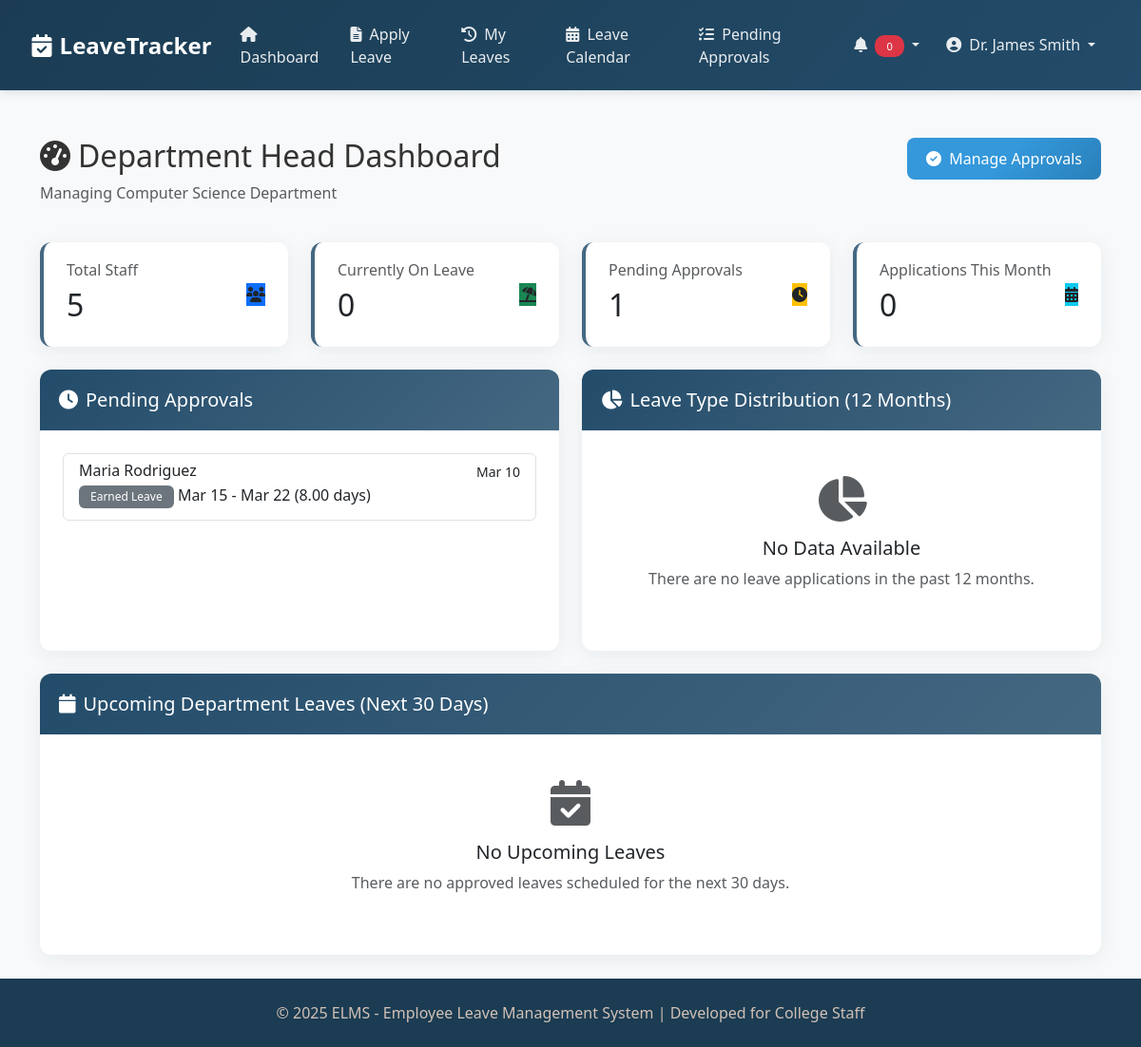
The app's page /index.php (signed in) with its own data.
### tables this page shows
CREATE TABLE IF NOT EXISTS `departments` (
  `id` int(11) NOT NULL AUTO_INCREMENT,
  `name` varchar(100) NOT NULL,
  `code` varchar(20) NOT NULL,
  `head_id` int(11) DEFAULT NULL,
  `dean_id` int(11) DEFAULT NULL,
  `description` text,
  `created_at` timestamp NOT NULL DEFAULT CURRENT_TIMESTAMP,
  `updated_at` timestamp NOT NULL DEFAULT CURRENT_TIMESTAMP ON UPDATE CURRENT_TIMESTAMP,
  PRIMARY KEY (`id`),
  UNIQUE KEY `code` (`code`)
);

CREATE TABLE IF NOT EXISTS `leave_applications` (
  `id` int(11) NOT NULL AUTO_INCREMENT,
  `user_id` int(11) NOT NULL,
  `leave_type_id` int(11) NOT NULL,
  `start_date` date NOT NULL,
  `end_date` date NOT NULL,
  `days` decimal(10,2) NOT NULL,
  `reason` text NOT NULL,
  `status` enum('pending','approved','rejected','cancelled') NOT NULL DEFAULT 'pending',
  `attachment` varchar(255) DEFAULT NULL,
  `created_at` timestamp NOT NULL DEFAULT CURRENT_TIMESTAMP,
  `updated_at` timestamp NOT NULL DEFAULT CURRENT_TIMESTAMP ON UPDATE CURRENT_TIMESTAMP,
  PRIMARY KEY (`id`),
  KEY `user_id` (`user_id`),
  KEY `leave_type_id` (`leave_type_id`),
  CONSTRAINT `leave_applications_ibfk_1` FOREIGN KEY (`user_id`) REFERENCES `users` (`id`) ON DELETE CASCADE,
  CONSTRAINT `leave_applications_ibfk_2` FOREIGN KEY (`leave_type_id`) REFERENCES `leave_types` (`id`) ON DELETE CASCADE
);

CREATE TABLE IF NOT EXISTS `users` (
  `id` int(11) NOT NULL AUTO_INCREMENT,
  `employee_id` varchar(20) NOT NULL,
  `first_name` varchar(50) NOT NULL,
  `last_name` varchar(50) NOT NULL,
  `email` varchar(100) NOT NULL,
  `password` varchar(255) NOT NULL,
  `role` enum('staff','department_head','dean','principal','hr_admin') NOT NULL,
  `department_id` int(11) NOT NULL,
  `position` varchar(100) NOT NULL,
  `phone` varchar(20) DEFAULT NULL,
  `profile_image` varchar(255) DEFAULT NULL,
  `created_at` timestamp NOT NULL DEFAULT CURRENT_TIMESTAMP,
  `updated_at` timestamp NOT NULL DEFAULT CURRENT_TIMESTAMP ON UPDATE CURRENT_TIMESTAMP,
  `status` enum('active','inactive') NOT NULL DEFAULT 'active',
  PRIMARY KEY (`id`),
  UNIQUE KEY `employee_id` (`employee_id`),
  UNIQUE KEY `email` (`email`)
);

CREATE TABLE IF NOT EXISTS `leave_types` (
  `id` int(11) NOT NULL AUTO_INCREMENT,
  `name` varchar(100) NOT NULL,
  `description` text,
  `max_days` int(11) NOT NULL,
  `applicable_to` set('staff','department_head','dean','principal') NOT NULL,
  `requires_attachment` tinyint(1) NOT NULL DEFAULT '0',
  `is_paid` tinyint(1) NOT NULL DEFAULT '1',
  `accrual_rate` decimal(10,2) DEFAULT NULL COMMENT 'Days per month',
  `carry_forward` tinyint(1) NOT NULL DEFAULT '0',
  `max_carry_forward_days` int(11) DEFAULT NULL,
  `created_at` timestamp NOT NULL DEFAULT CURRENT_TIMESTAMP,
  `updated_at` timestamp NOT NULL DEFAULT CURRENT_TIMESTAMP ON UPDATE CURRENT_TIMESTAMP,
  PRIMARY KEY (`id`)
);

### dashboards/department_head_dashboard.php (the view, shortened to what this page needs)
<?php
require_once __DIR__ . '/../config/db.php';
$user_id = $_SESSION['user_id'];
$dept_sql = "SELECT d.* FROM departments d JOIN users u ON d.head_id = u.id WHERE u.id = :user_id";
$dept_stmt = $conn->prepare($dept_sql);
$dept_stmt->bindParam(':user_id', $user_id, PDO::PARAM_INT);
$dept_stmt->execute();
$department = $dept_stmt->fetch();
$department_id = $department['id'];
$pending_sql = "SELECT la.*,
                lt.name as leave_type_name,
                u.first_name,
                u.last_name,
                u.email,
                lap.id as approval_id
         FROM leave_applications la
         JOIN leave_types lt ON la.leave_type_id = lt.id
         JOIN users u ON la.user_id = u.id
         JOIN leave_approvals lap ON la.id = lap.leave_application_id
         WHERE lap.approver_id = :user_id
         AND lap.status = 'pending'
         AND la.status = 'pending'
         ORDER BY la.created_at ASC";
$pending_stmt = $conn->prepare($pending_sql);
$pending_stmt->bindParam(':user_id', $user_id, PDO::PARAM_INT);
$pending_stmt->execute();
$pending_approvals = $pending_stmt->fetchAll();
$staff_count_sql = "SELECT COUNT(*) as count FROM users WHERE department_id = :department_id";
$staff_count_stmt = $conn->prepare($staff_count_sql);
$staff_count_stmt->bindParam(':department_id', $department_id, PDO::PARAM_INT);
$staff_count_stmt->execute();
$staff_count = $staff_count_stmt->fetch()['count'];
$on_leave_sql = "SELECT COUNT(DISTINCT la.user_id) as count
                FROM leave_applications la
                JOIN users u ON la.user_id = u.id
                WHERE u.department_id = :department_id
                AND la.status = 'approved'
                AND CURDATE() BETWEEN la.start_date AND la.end_date";
$on_leave_stmt = $conn->prepare($on_leave_sql);
$on_leave_stmt->bindParam(':department_id', $department_id, PDO::PARAM_INT);
$on_leave_stmt->execute();
$on_leave_count = $on_leave_stmt->fetch()['count'];
$month_start = date('Y-m-01');
$month_end = date('Y-m-t');
$month_apps_sql = "SELECT COUNT(*) as count
                  FROM leave_applications la
                  JOIN users u ON la.user_id = u.id
                  WHERE u.department_id = :department_id
                  AND la.created_at BETWEEN :month_start AND :month_end";
$month_apps_stmt = $conn->prepare($month_apps_sql);
$month_apps_stmt->bindParam(':department_id', $department_id, PDO::PARAM_INT);
$month_apps_stmt->bindParam(':month_start', $month_start, PDO::PARAM_STR);
$month_apps_stmt->bindParam(':month_end', $month_end, PDO::PARAM_STR);
$month_apps_stmt->execute();
$month_apps_count = $month_apps_stmt->fetch()['count'];
$today = date('Y-m-d');
$next_month = date('Y-m-d', strtotime('+30 days'));
$upcoming_sql = "SELECT la.*,
                 lt.name as leave_type_name,
                 u.first_name,
                 u.last_name
          FROM leave_applications la
          JOIN leave_types lt ON la.leave_type_id = lt.id
          JOIN users u ON la.user_id = u.id
          WHERE u.department_id = :department_id
          AND la.status = 'approved'
          AND ((la.start_date BETWEEN :today AND :next_month) OR
               (la.end_date BETWEEN :today AND :next_month) OR
               (la.start_date <= :today AND la.end_date >= :next_month))
          ORDER BY la.start_date ASC";
$upcoming_stmt = $conn->prepare($upcoming_sql);
$upcoming_stmt->bindParam(':department_id', $department_id, PDO::PARAM_INT);
$upcoming_stmt->bindParam(':today', $today, PDO::PARAM_STR);
$upcoming_stmt->bindParam(':next_month', $next_month, PDO::PARAM_STR);
$upcoming_stmt->execute();
$upcoming_leaves = $upcoming_stmt->fetchAll();
$leave_types_sql = "SELECT lt.name, COUNT(la.id) as count
                   FROM leave_applications la
                   JOIN leave_types lt ON la.leave_type_id = lt.id
                   JOIN users u ON la.user_id = u.id
                   WHERE u.department_id = :department_id
                   AND la.created_at >= DATE_SUB(CURDATE(), INTERVAL 12 MONTH)
                   GROUP BY lt.id
                   ORDER BY count DESC";
$leave_types_stmt = $conn->prepare($leave_types_sql);
$leave_types_stmt->bindParam(':department_id', $department_id, PDO::PARAM_INT);
$leave_types_stmt->execute();
$leave_types_distribution = $leave_types_stmt->fetchAll();
include_once __DIR__ . '/../includes/header.php';
?>
<div class="container">
    <div class="row mb-4">
        <div class="col-md-8">
            <h2><i class="fas fa-tachometer-alt me-2"></i>Department Head Dashboard</h2>
            <p class="text-muted">Managing <?php echo htmlspecialchars($department['name']); ?> Department</p>
        </div>
        <div class="col-md-4 text-end">
            <a href="../modules/leave_approvals.php" class="btn btn-primary">
                <i class="fas fa-check-circle me-1"></i> Manage Approvals
            </a>
        </div>
    </div>
    <div class="row mb-4">
        <div class="col-md-3">
            <div class="card dashboard-card">
                <div class="card-body">
                    <div class="d-flex justify-content-between align-items-center">
                        <div>
                            <h6 class="card-subtitle mb-2 text-muted">Total Staff</h6>
                            <h2 class="card-title mb-0"><?php echo $staff_count; ?></h2>
                        </div>
                        <div class="dashboard-icon bg-primary">
                            <i class="fas fa-users"></i>
                        </div>
                    </div>
                </div>
            </div>
        </div>
        <div class="col-md-3">
            <div class="card dashboard-card">
                <div class="card-body">
                    <div class="d-flex justify-content-between align-items-center">
                        <div>
                            <h6 class="card-subtitle mb-2 text-muted">Currently On Leave</h6>
                            <h2 class="card-title mb-0"><?php echo $on_leave_count; ?></h2>
                        </div>
                        <div class="dashboard-icon bg-success">
                            <i class="fas fa-umbrella-beach"></i>
                        </div>
                    </div>
                </div>
            </div>
        </div>
        <div class="col-md-3">
            <div class="card dashboard-card">
                <div class="card-body">
                    <div class="d-flex justify-content-between align-items-center">
                        <div>
                            <h6 class="card-subtitle mb-2 text-muted">Pending Approvals</h6>
                            <h2 class="card-title mb-0"><?php echo count($pending_approvals); ?></h2>
                        </div>
                        <div class="dashboard-icon bg-warning">
                            <i class="fas fa-clock"></i>
                        </div>
                    </div>
                </div>
            </div>
        </div>
        <div class="col-md-3">
            <div class="card dashboard-card">
                <div class="card-body">
                    <div class="d-flex justify-content-between align-items-center">
                        <div>
                            <h6 class="card-subtitle mb-2 text-muted">Applications This Month</h6>
                            <h2 class="card-title mb-0"><?php echo $month_apps_count; ?></h2>
                        </div>
                        <div class="dashboard-icon bg-info">
                            <i class="fas fa-calendar-alt"></i>
                        </div>
                    </div>
                </div>
            </div>
        </div>
    </div>
    <div class="row">
        <div class="col-md-6 mb-4">
            <div class="card h-100">
                <div class="card-header">
                    <h5 class="mb-0"><i class="fas fa-clock me-2"></i>Pending Approvals</h5>
                </div>
                <div class="card-body">
                    <?php if (count($pending_approvals) == 0): ?>
                        <div class="text-center py-4">
                            <i class="fas fa-check-double fa-3x text-muted mb-3"></i>
                            <h5>No Pending Approvals</h5>
                            <p class="text-muted">You don't have any leave applications waiting for your approval.</p>
                        </div>
                    <?php else: ?>
                        <div class="list-group">
                            <?php foreach ($pending_approvals as $approval): ?>
                                <a href="../modules/leave_approvals.php" class="list-group-item list-group-item-action">
                                    <div class="d-flex w-100 justify-content-between">
                                        <h6 class="mb-1"><?php echo htmlspecialchars($approval['first_name'] . ' ' . $approval['last_name']); ?></h6>
                                        <small><?php echo date('M d', strtotime($approval['created_at'])); ?></small>
                                    </div>
                                    <p class="mb-1">
                                        <span class="badge" style="background-color: <?php echo $approval['leave_type_color'] ?? '#6c757d'; ?>">
                                            <?php echo htmlspecialchars($approval['leave_type_name']); ?>
                                        </span>
                                        <?php
                                            $start_date = date('M d', strtotime($approval['start_date']));
                                            $end_date = date('M d', strtotime($approval['end_date']));
                                            echo $start_date;
                                            if ($start_date != $end_date) {
                                                echo ' - ' . $end_date;
                                            }
                                        ?>
                                        (<?php echo $approval['days']; ?> days)
                                    </p>
                                </a>
                            <?php endforeach; ?>
                        </div>
                    <?php endif; ?>
                </div>
            </div>
        </div>
        <div class="col-md-6 mb-4">
            <div class="card h-100">
                <div class="card-header">
                    <h5 class="mb-0"><i class="fas fa-chart-pie me-2"></i>Leave Type Distribution (12 Months)</h5>
                </div>
                <div class="card-body">
                    <?php if (count($leave_types_distribution) == 0): ?>
                        <div class="text-center py-4">
                            <i class="fas fa-chart-pie fa-3x text-muted mb-3"></i>
                            <h5>No Data Available</h5>
                            <p class="text-muted">There are no leave applications in the past 12 months.</p>
                        </div>
                    <?php endif; ?>
                </div>
            </div>
        </div>
    </div>
    <div class="row">
        <div class="col-md-12 mb-4">
            <div class="card">
                <div class="card-header">
                    <h5 class="mb-0"><i class="fas fa-calendar me-2"></i>Upcoming Department Leaves (Next 30 Days)</h5>
                </div>
                <div class="card-body">
                    <?php if (count($upcoming_leaves) == 0): ?>
                        <div class="text-center py-4">
                            <i class="fas fa-calendar-check fa-3x text-muted mb-3"></i>
                            <h5>No Upcoming Leaves</h5>
                            <p class="text-muted">There are no approved leaves scheduled for the next 30 days.</p>
                        </div>
                    <?php endif; ?>
                </div>
            </div>
        </div>
    </div>
</div>

### css/style.css (style rules this page uses)
:root { --primary-dark: #1B3C53; --primary-medium: #234C6A; --primary-light: #456882; --accent-light: #D2C1B6; --white: #ffffff; --light-gray: #f8f9fa; --border-color: #e9ecef; }
html, body { height: 100%; }
body { font-family: 'Segoe UI', Tahoma, Geneva, Verdana, sans-serif; background-color: var(--light-gray); color: #333; display: flex; flex-direction: column; }
.card { border: none; border-radius: 12px; box-shadow: 0 4px 20px rgba(27, 60, 83, 0.08); transition: all 0.3s ease; background: var(--white); }
.card-header { background: linear-gradient(135deg, var(--primary-medium) 0%, var(--primary-light) 100%); color: var(--white); border-radius: 12px 12px 0 0 !important; border: none; padding: 1.25rem; font-weight: 600; }
.card-body { padding: 1.5rem; }
.btn-primary { background: linear-gradient(135deg, #3498db 50%, #2980b9 100%); border: none; border-radius: 8px; padding: 10px 20px; font-weight: 500; transition: all 0.3s ease; color: white; }
.dashboard-card { transition: all 0.3s ease; border-left: 4px solid var(--primary-light); }
.badge { border-radius: 6px; padding: 6px 12px; font-weight: 500; }

### records on screen
departments: name "Computer Science"
leave_applications: user.last_name "Maria Rodriguez", created_at "Mar 10", leave_type.name "Earned Leave", start_date "Mar 15", end_date "Mar 22", days "8.00"

### other values on screen
$_SESSION['first_name'] . ' ' . $_SESSION['last_name'] "Dr. James Smith"
$staff_count "5"
$on_leave_count "0"
count($pending_approvals) "1"
$month_apps_count "0"
